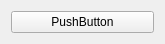
<?xml version="1.0" encoding="UTF-8"?>
<ui version="4.0">
 <class>ProcessHandler</class>
 <widget class="QWidget" name="ProcessHandler">
  <property name="geometry">
   <rect>
    <x>0</x>
    <y>0</y>
    <width>165</width>
    <height>44</height>
   </rect>
  </property>
  <property name="windowTitle">
   <string>Form</string>
  </property>
  <layout class="QGridLayout" name="gridLayout">
   <item row="0" column="0">
    <widget class="QPushButton" name="process_PB">
     <property name="text">
      <string>PushButton</string>
     </property>
     <property name="checkable">
      <bool>true</bool>
     </property>
    </widget>
   </item>
  </layout>
 </widget>
 <resources/>
 <connections/>
</ui>
